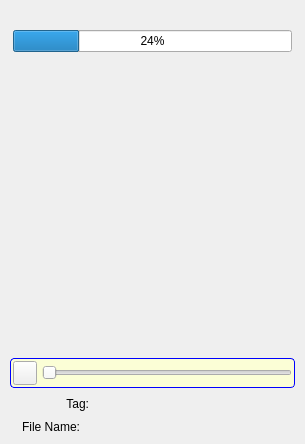
<?xml version="1.0" encoding="UTF-8"?>
<ui version="4.0">
 <class>AppletCamClipPlayerUi</class>
 <widget class="QWidget" name="AppletCamClipPlayerUi">
  <property name="geometry">
   <rect>
    <x>0</x>
    <y>0</y>
    <width>305</width>
    <height>444</height>
   </rect>
  </property>
  <property name="sizePolicy">
   <sizepolicy hsizetype="Expanding" vsizetype="Expanding">
    <horstretch>0</horstretch>
    <verstretch>0</verstretch>
   </sizepolicy>
  </property>
  <property name="contextMenuPolicy">
   <enum>Qt::ActionsContextMenu</enum>
  </property>
  <property name="windowTitle">
   <string>Cam Video Player</string>
  </property>
  <property name="styleSheet">
   <string notr="true"/>
  </property>
  <property name="sizeGripEnabled" stdset="0">
   <bool>true</bool>
  </property>
  <layout class="QVBoxLayout" name="verticalLayout_3">
   <property name="spacing">
    <number>5</number>
   </property>
   <property name="leftMargin">
    <number>5</number>
   </property>
   <property name="topMargin">
    <number>5</number>
   </property>
   <property name="rightMargin">
    <number>5</number>
   </property>
   <property name="bottomMargin">
    <number>5</number>
   </property>
   <item>
    <widget class="QLabel" name="m_StatusMsgLabel">
     <property name="sizePolicy">
      <sizepolicy hsizetype="Preferred" vsizetype="Fixed">
       <horstretch>0</horstretch>
       <verstretch>0</verstretch>
      </sizepolicy>
     </property>
     <property name="text">
      <string/>
     </property>
    </widget>
   </item>
   <item>
    <widget class="QFrame" name="m_MainFrame">
     <property name="sizePolicy">
      <sizepolicy hsizetype="Expanding" vsizetype="Expanding">
       <horstretch>0</horstretch>
       <verstretch>0</verstretch>
      </sizepolicy>
     </property>
     <property name="frameShape">
      <enum>QFrame::NoFrame</enum>
     </property>
     <property name="frameShadow">
      <enum>QFrame::Raised</enum>
     </property>
     <layout class="QVBoxLayout" name="verticalLayout">
      <property name="spacing">
       <number>2</number>
      </property>
      <property name="leftMargin">
       <number>5</number>
      </property>
      <property name="topMargin">
       <number>5</number>
      </property>
      <property name="rightMargin">
       <number>5</number>
      </property>
      <property name="bottomMargin">
       <number>5</number>
      </property>
      <item>
       <layout class="QHBoxLayout" name="horizontalLayout_4">
        <property name="spacing">
         <number>2</number>
        </property>
        <item>
         <widget class="AvatarBar" name="m_LeftAvatarBar" native="true"/>
        </item>
        <item>
         <widget class="QFrame" name="m_VideoPictureFrame">
          <property name="sizePolicy">
           <sizepolicy hsizetype="Expanding" vsizetype="Expanding">
            <horstretch>0</horstretch>
            <verstretch>0</verstretch>
           </sizepolicy>
          </property>
          <property name="minimumSize">
           <size>
            <width>0</width>
            <height>120</height>
           </size>
          </property>
          <property name="maximumSize">
           <size>
            <width>16777215</width>
            <height>16777215</height>
           </size>
          </property>
          <property name="frameShape">
           <enum>QFrame::NoFrame</enum>
          </property>
          <property name="frameShadow">
           <enum>QFrame::Raised</enum>
          </property>
          <layout class="QGridLayout" name="gridLayout_2">
           <property name="leftMargin">
            <number>1</number>
           </property>
           <property name="topMargin">
            <number>1</number>
           </property>
           <property name="rightMargin">
            <number>1</number>
           </property>
           <property name="bottomMargin">
            <number>1</number>
           </property>
           <property name="spacing">
            <number>0</number>
           </property>
           <item row="1" column="0">
            <widget class="VidWidget" name="m_VidWidget" native="true">
             <property name="sizePolicy">
              <sizepolicy hsizetype="Expanding" vsizetype="Expanding">
               <horstretch>0</horstretch>
               <verstretch>0</verstretch>
              </sizepolicy>
             </property>
             <property name="maximumSize">
              <size>
               <width>16777215</width>
               <height>16777215</height>
              </size>
             </property>
            </widget>
           </item>
           <item row="0" column="0">
            <widget class="QProgressBar" name="m_XferProgressBar">
             <property name="value">
              <number>24</number>
             </property>
            </widget>
           </item>
          </layout>
         </widget>
        </item>
        <item>
         <widget class="AvatarBar" name="m_RightAvatarBar" native="true">
          <property name="sizePolicy">
           <sizepolicy hsizetype="Preferred" vsizetype="Expanding">
            <horstretch>0</horstretch>
            <verstretch>0</verstretch>
           </sizepolicy>
          </property>
         </widget>
        </item>
       </layout>
      </item>
      <item>
       <widget class="QFrame" name="m_ControlsFrame">
        <property name="sizePolicy">
         <sizepolicy hsizetype="Expanding" vsizetype="Preferred">
          <horstretch>0</horstretch>
          <verstretch>0</verstretch>
         </sizepolicy>
        </property>
        <property name="minimumSize">
         <size>
          <width>0</width>
          <height>0</height>
         </size>
        </property>
        <property name="maximumSize">
         <size>
          <width>16777215</width>
          <height>16777215</height>
         </size>
        </property>
        <property name="frameShape">
         <enum>QFrame::NoFrame</enum>
        </property>
        <property name="frameShadow">
         <enum>QFrame::Plain</enum>
        </property>
        <layout class="QVBoxLayout" name="verticalLayout_2">
         <property name="spacing">
          <number>0</number>
         </property>
         <property name="leftMargin">
          <number>0</number>
         </property>
         <property name="topMargin">
          <number>0</number>
         </property>
         <property name="rightMargin">
          <number>0</number>
         </property>
         <property name="bottomMargin">
          <number>0</number>
         </property>
         <item>
          <widget class="QFrame" name="m_VideoPlaybackControl">
           <property name="sizePolicy">
            <sizepolicy hsizetype="Expanding" vsizetype="Preferred">
             <horstretch>0</horstretch>
             <verstretch>0</verstretch>
            </sizepolicy>
           </property>
           <property name="styleSheet">
            <string notr="true">QFrame#m_VideoPlaybackControl
{   
background-color: #FBFED6;
border: 1px solid blue;
border-radius: 4px; 
}</string>
           </property>
           <layout class="QHBoxLayout" name="horizontalLayout">
            <property name="spacing">
             <number>5</number>
            </property>
            <property name="sizeConstraint">
             <enum>QLayout::SetDefaultConstraint</enum>
            </property>
            <property name="leftMargin">
             <number>2</number>
            </property>
            <property name="topMargin">
             <number>2</number>
            </property>
            <property name="rightMargin">
             <number>2</number>
            </property>
            <property name="bottomMargin">
             <number>2</number>
            </property>
            <item>
             <widget class="VxPushButton" name="m_PlayPauseButton">
              <property name="sizePolicy">
               <sizepolicy hsizetype="Fixed" vsizetype="Fixed">
                <horstretch>0</horstretch>
                <verstretch>0</verstretch>
               </sizepolicy>
              </property>
              <property name="minimumSize">
               <size>
                <width>24</width>
                <height>24</height>
               </size>
              </property>
              <property name="maximumSize">
               <size>
                <width>24</width>
                <height>24</height>
               </size>
              </property>
              <property name="text">
               <string/>
              </property>
              <property name="iconSize">
               <size>
                <width>24</width>
                <height>24</height>
               </size>
              </property>
             </widget>
            </item>
            <item>
             <widget class="QSlider" name="m_PlayPosSlider">
              <property name="minimumSize">
               <size>
                <width>0</width>
                <height>24</height>
               </size>
              </property>
              <property name="maximumSize">
               <size>
                <width>16777215</width>
                <height>24</height>
               </size>
              </property>
              <property name="orientation">
               <enum>Qt::Horizontal</enum>
              </property>
             </widget>
            </item>
           </layout>
          </widget>
         </item>
         <item>
          <widget class="QFrame" name="m_TagFrame">
           <layout class="QHBoxLayout" name="horizontalLayout_3">
            <property name="spacing">
             <number>2</number>
            </property>
            <item>
             <widget class="QLabel" name="m_TagTitleLabel">
              <property name="sizePolicy">
               <sizepolicy hsizetype="Fixed" vsizetype="Preferred">
                <horstretch>0</horstretch>
                <verstretch>0</verstretch>
               </sizepolicy>
              </property>
              <property name="minimumSize">
               <size>
                <width>70</width>
                <height>14</height>
               </size>
              </property>
              <property name="maximumSize">
               <size>
                <width>70</width>
                <height>14</height>
               </size>
              </property>
              <property name="text">
               <string>Tag:</string>
              </property>
              <property name="alignment">
               <set>Qt::AlignRight|Qt::AlignTrailing|Qt::AlignVCenter</set>
              </property>
             </widget>
            </item>
            <item>
             <widget class="VxTagLabel" name="m_TagLabel">
              <property name="sizePolicy">
               <sizepolicy hsizetype="Expanding" vsizetype="Preferred">
                <horstretch>0</horstretch>
                <verstretch>0</verstretch>
               </sizepolicy>
              </property>
              <property name="minimumSize">
               <size>
                <width>0</width>
                <height>14</height>
               </size>
              </property>
              <property name="maximumSize">
               <size>
                <width>16777215</width>
                <height>16777215</height>
               </size>
              </property>
              <property name="text">
               <string/>
              </property>
             </widget>
            </item>
           </layout>
          </widget>
         </item>
         <item>
          <layout class="QHBoxLayout" name="horizontalLayout_2">
           <property name="spacing">
            <number>2</number>
           </property>
           <item>
            <widget class="QLabel" name="m_FileNameTitleLabel">
             <property name="sizePolicy">
              <sizepolicy hsizetype="Fixed" vsizetype="Preferred">
               <horstretch>0</horstretch>
               <verstretch>0</verstretch>
              </sizepolicy>
             </property>
             <property name="minimumSize">
              <size>
               <width>70</width>
               <height>14</height>
              </size>
             </property>
             <property name="maximumSize">
              <size>
               <width>70</width>
               <height>14</height>
              </size>
             </property>
             <property name="text">
              <string>File Name:</string>
             </property>
             <property name="alignment">
              <set>Qt::AlignRight|Qt::AlignTrailing|Qt::AlignVCenter</set>
             </property>
            </widget>
           </item>
           <item>
            <widget class="QLabel" name="m_FileNameLabel">
             <property name="sizePolicy">
              <sizepolicy hsizetype="Expanding" vsizetype="Fixed">
               <horstretch>0</horstretch>
               <verstretch>0</verstretch>
              </sizepolicy>
             </property>
             <property name="minimumSize">
              <size>
               <width>0</width>
               <height>14</height>
              </size>
             </property>
             <property name="maximumSize">
              <size>
               <width>16777215</width>
               <height>14</height>
              </size>
             </property>
             <property name="text">
              <string/>
             </property>
            </widget>
           </item>
          </layout>
         </item>
        </layout>
       </widget>
      </item>
     </layout>
    </widget>
   </item>
  </layout>
 </widget>
 <customwidgets>
  <customwidget>
   <class>VxPushButton</class>
   <extends>QPushButton</extends>
   <header>VxPushButton.h</header>
  </customwidget>
  <customwidget>
   <class>VidWidget</class>
   <extends>QWidget</extends>
   <header location="global">VidWidget.h</header>
   <container>1</container>
  </customwidget>
  <customwidget>
   <class>AvatarBar</class>
   <extends>QWidget</extends>
   <header>AvatarBar.h</header>
   <container>1</container>
  </customwidget>
  <customwidget>
   <class>VxTagLabel</class>
   <extends>QLabel</extends>
   <header>VxTagLabel.h</header>
  </customwidget>
 </customwidgets>
 <resources/>
 <connections/>
</ui>
